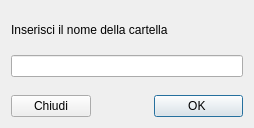
<?xml version="1.0" encoding="UTF-8"?>
<ui version="4.0">
 <class>SetName</class>
 <widget class="QDialog" name="SetName">
  <property name="geometry">
   <rect>
    <x>0</x>
    <y>0</y>
    <width>254</width>
    <height>128</height>
   </rect>
  </property>
  <property name="windowTitle">
   <string>Dialog</string>
  </property>
  <layout class="QGridLayout" name="gridLayout">
   <item row="0" column="0">
    <spacer name="verticalSpacer_3">
     <property name="orientation">
      <enum>Qt::Vertical</enum>
     </property>
     <property name="sizeHint" stdset="0">
      <size>
       <width>20</width>
       <height>40</height>
      </size>
     </property>
    </spacer>
   </item>
   <item row="1" column="0" colspan="3">
    <widget class="QLabel" name="label">
     <property name="maximumSize">
      <size>
       <width>16777215</width>
       <height>30</height>
      </size>
     </property>
     <property name="text">
      <string>Inserisci il nome della cartella</string>
     </property>
    </widget>
   </item>
   <item row="2" column="0">
    <spacer name="verticalSpacer_2">
     <property name="orientation">
      <enum>Qt::Vertical</enum>
     </property>
     <property name="sizeHint" stdset="0">
      <size>
       <width>20</width>
       <height>40</height>
      </size>
     </property>
    </spacer>
   </item>
   <item row="3" column="0" colspan="3">
    <widget class="QLineEdit" name="lineEdit"/>
   </item>
   <item row="4" column="0">
    <spacer name="verticalSpacer">
     <property name="orientation">
      <enum>Qt::Vertical</enum>
     </property>
     <property name="sizeHint" stdset="0">
      <size>
       <width>20</width>
       <height>40</height>
      </size>
     </property>
    </spacer>
   </item>
   <item row="5" column="0">
    <widget class="QPushButton" name="Close">
     <property name="text">
      <string>Chiudi</string>
     </property>
     <property name="autoDefault">
      <bool>false</bool>
     </property>
    </widget>
   </item>
   <item row="5" column="2">
    <widget class="QPushButton" name="OK">
     <property name="text">
      <string>         OK          </string>
     </property>
     <property name="checkable">
      <bool>false</bool>
     </property>
     <property name="default">
      <bool>true</bool>
     </property>
     <property name="flat">
      <bool>false</bool>
     </property>
    </widget>
   </item>
   <item row="5" column="1">
    <spacer name="horizontalSpacer">
     <property name="orientation">
      <enum>Qt::Horizontal</enum>
     </property>
     <property name="sizeHint" stdset="0">
      <size>
       <width>40</width>
       <height>20</height>
      </size>
     </property>
    </spacer>
   </item>
  </layout>
 </widget>
 <resources/>
 <connections/>
</ui>
